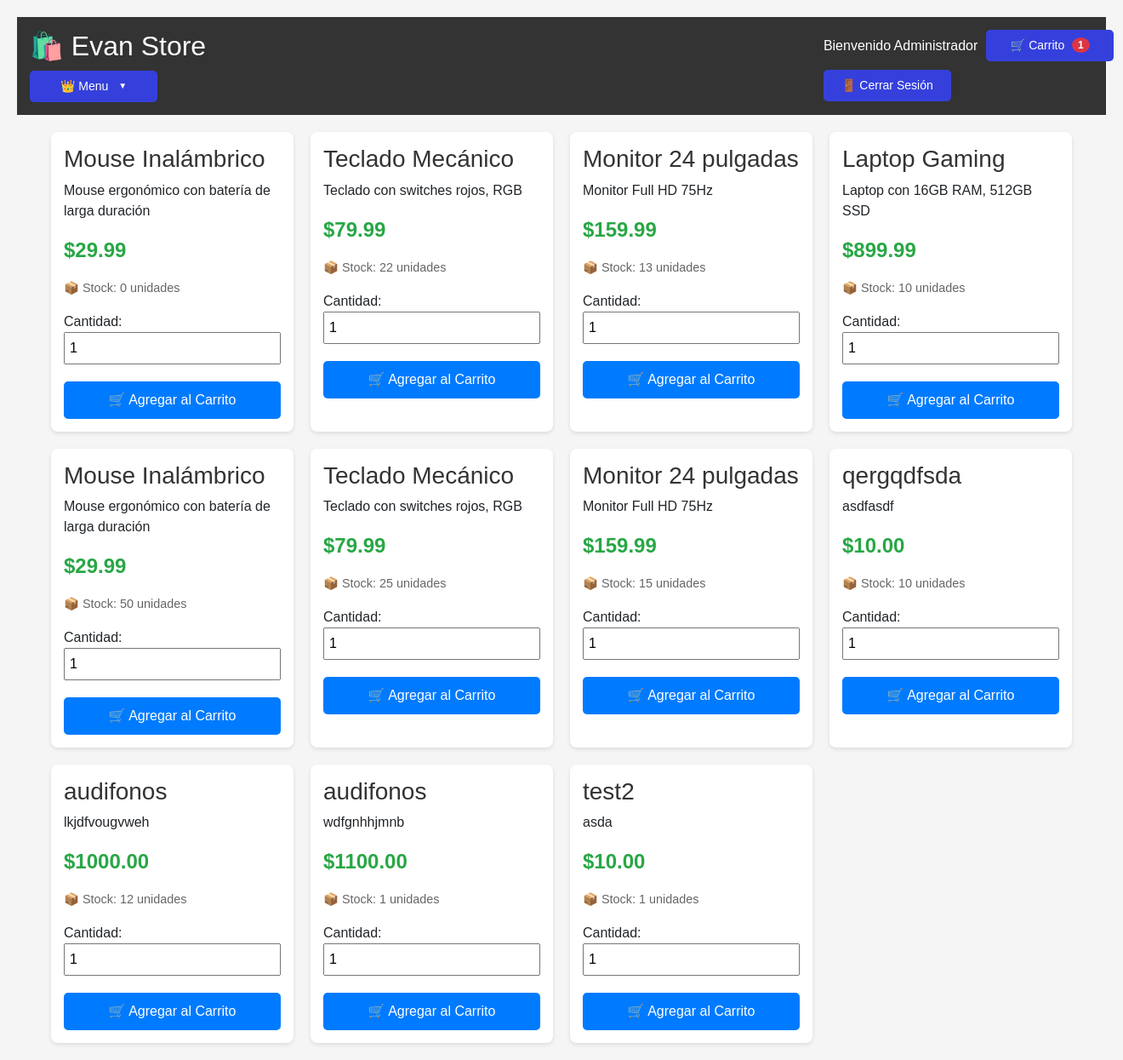
The app's page /tienda (signed in) with its own data.
### models.py (models this page shows, shortened)
class Usuario(UserMixin, db.Model):
    id = db.Column(db.Integer, primary_key=True)
    nombre = db.Column(db.String(100), nullable=False)
    usuario = db.Column(db.String(80), unique=True, nullable=False)
    celular = db.Column(db.String(20), nullable=False)
    email = db.Column(db.String(120), unique=True, nullable=False)
    password_hash = db.Column(db.String(255), nullable=False)
    es_admin = db.Column(db.Boolean, default=False)
    fecha_registro = db.Column(db.DateTime, default=datetime.utcnow)

class Producto(db.Model):
    id = db.Column(db.Integer, primary_key=True)
    nombre = db.Column(db.String(200), nullable=False)
    descripcion = db.Column(db.Text)
    precio = db.Column(db.Float, nullable=False)
    stock = db.Column(db.Integer, default=0)
    imagen_url = db.Column(db.String(500))
    categoria = db.Column(db.String(100))
    fecha_creacion = db.Column(db.DateTime, default=datetime.utcnow)

### app.py (the view)
@app.route('/tienda')
@login_required
def tienda():
    productos = Producto.query.all()
    return render_template('productos.html', productos=productos)

### app.py (called while the page is built)
@login_manager.user_loader
def load_user(user_id):
    return Usuario.query.get(int(user_id))

### templates/productos.html (shortened to what this page needs)
<!DOCTYPE html>
<html lang="es">
<head>
    <link href="https://cdn.jsdelivr.net/npm/bootstrap@5.1.3/dist/css/bootstrap.min.css" rel="stylesheet">
    <link href="https://cdn.datatables.net/1.11.5/css/dataTables.bootstrap5.min.css" rel="stylesheet">
</head>
<body>
   {% include 'navbar.html' %}
    <div class="productos-container">
        {% for producto in productos %}
        <div class="producto-card">
            <h3>{{ producto.nombre }}</h3>
            <p>{{ producto.descripcion[:100] if producto.descripcion else 'Sin descripción' }}</p>
            <p class="precio">${{ "%.2f"|format(producto.precio) }}</p>
            <p class="stock">📦 Stock: {{ producto.stock }} unidades</p>
            <label>Cantidad:</label>
            <input type="number" id="cantidad-{{ producto.id }}" value="1" min="1" max="{{ producto.stock }}" style="width: 100%; margin-bottom: 10px; padding: 5px;">
            <button class="btn" onclick="agregarAlCarrito({{ producto.id }})">
                🛒 Agregar al Carrito
            </button>
        </div>
        {% endfor %}
    </div>
</body>
</html>

### templates/navbar.html (shortened to what this page needs)
<div class="navbar">
    <div class="logo-area">
        <h2>🛍️ Evan Store</h2>
        <div class="dropdown" style="margin-top: 10px;">
            <button class="btn btn-warning btn-sm dropdown-toggle" type="button" data-bs-toggle="dropdown">
                👑 Menu
            </button>
        </div>
    </div>
    <div class="user-area">
        <span>Bienvenido {{ current_user.nombre }}</span>
        {% if template_name != 'ver_carrito' %}
        <a href="{{ url_for('ver_carrito') }}" class="btn btn-success btn-sm" id="carritoLink">
            🛒 Carrito <span id="carritoCount" class="badge bg-danger">0</span>
            {% endif %}
        </a>
        <a href="{{ url_for('logout') }}" class="btn btn-danger btn-sm">🚪 Cerrar Sesión</a>
    </div>
</div>

### templates/productos.html (style rules this page uses)
.navbar { background: #333; padding: 15px 20px; position: relative; }
.logo-area h2 { color: white; margin: 0 0 10px 0; }
.dropdown { display: block; margin-top: 10px; }
.badge { border-radius: 50%; padding: 3px 7px; font-size: 12px; margin-left: 5px; }
body { font-family: Arial, sans-serif; margin: 0; padding: 20px; background: #f5f5f5; }
.navbar { background: #333; color: white; padding: 15px; margin-bottom: 20px; display: flex; justify-content: space-between; align-items: center; flex-wrap: wrap; gap: 10px; }
.navbar div { display: flex; align-items: center; gap: 10px; flex-wrap: wrap; }
.navbar a, .navbar .btn { display: inline-block; margin: 0; text-decoration: none; }
.navbar .btn { background: #3540dc; color: white; padding: 8px 15px; border-radius: 5px; border: none; cursor: pointer; font-size: 14px; max-width: 150px; }
.productos-container { display: grid; grid-template-columns: repeat(auto-fill, minmax(250px, 1fr)); gap: 20px; max-width: 1200px; margin: 0 auto; }
.producto-card { background: white; border-radius: 8px; padding: 15px; box-shadow: 0 2px 5px rgba(0,0,0,0.1); }
.producto-card h3 { margin-top: 0; color: #333; }
.precio { font-size: 1.5em; color: #28a745; font-weight: bold; }
.stock { color: #666; font-size: 0.9em; }
.btn { background: #007bff; color: white; border: none; padding: 10px 15px; border-radius: 5px; cursor: pointer; width: 100%; margin-top: 10px; }
.navbar { display: block !important; text-align: left !important; }
.logo-area { display: block !important; width: 100% !important; text-align: left !important; }
.dropdown { display: block !important; text-align: left !important; margin-left: 0 !important; }
.user-area { position: absolute !important; top: 15px !important; right: -130px !important; text-align: right !important; }

### templates/navbar.html (style rules this page uses)
.dropdown { position: relative !important; }
.dropdown-toggle::after { display: inline-block !important; margin-left: 8px !important; content: "▼" !important; font-size: 10px !important; border: none !important; }

### records on screen
Usuario: nombre "Administrador"
Producto: nombre "Mouse Inalámbrico", descripcion "Mouse ergonómico con batería de larga duración", precio "29.99", stock "0"
Producto: nombre "Teclado Mecánico", descripcion "Teclado con switches rojos, RGB", precio "79.99", stock "22"
Producto: nombre "Monitor 24 pulgadas", descripcion "Monitor Full HD 75Hz", precio "159.99", stock "13"
Producto: nombre "Laptop Gaming", descripcion "Laptop con 16GB RAM, 512GB SSD", precio "899.99", stock "10"
Producto: nombre "Mouse Inalámbrico", descripcion "Mouse ergonómico con batería de larga duración", precio "29.99", stock "50"
Producto: nombre "Teclado Mecánico", descripcion "Teclado con switches rojos, RGB", precio "79.99", stock "25"
Producto: nombre "Monitor 24 pulgadas", descripcion "Monitor Full HD 75Hz", precio "159.99", stock "15"
Producto: nombre "qergqdfsda", descripcion "asdfasdf", precio "10.00", stock "10"
Producto: nombre "audifonos", descripcion "lkjdfvougvweh", precio "1000.00", stock "12"
Producto: nombre "audifonos", descripcion "wdfgnhhjmnb", precio "1100.00", stock "1"
Producto: nombre "test2", descripcion "asda", precio "10.00", stock "1"
